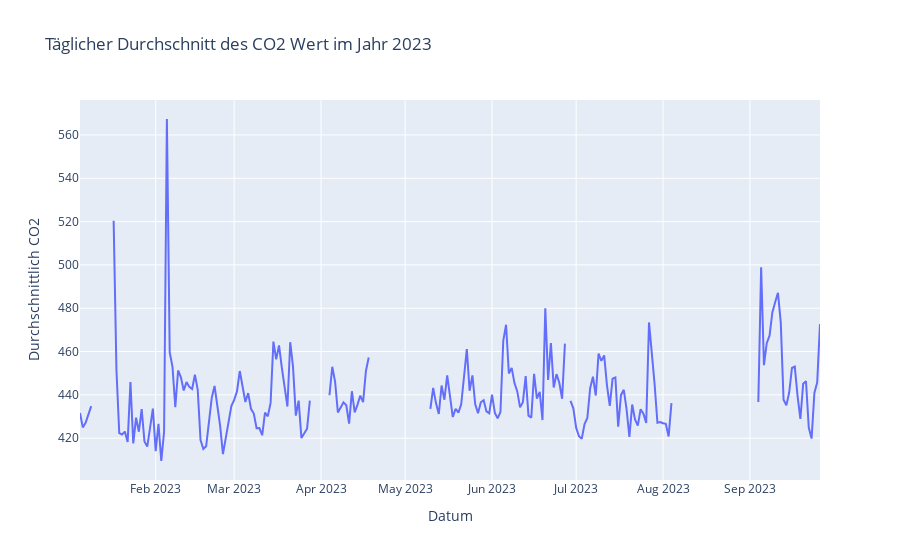

The code cell stored with this chart in its notebook:
### Code cell
fig = px.line(daily_avg_co2_2023, x='date_time', y='CO2', title='Täglicher Durchschnitt des CO2 Wert im Jahr 2023',
              labels={'date_time': 'Datum', 'CO2': 'Durchschnittlich CO2'})

fig.show()

### Figure 1 — Plotly figure (JSON) as saved in the notebook; plotly's stock layout.template omitted (floating-point values rounded to 4 significant figures; data arrays with more than 128 entries replaced by an {"elided": "..."} marker saying what was removed)
{"data": [{"hovertemplate": "Datum=%{x}<br>Durchschnittlich CO2=%{y}<extra></extra>", "legendgroup": "", "line": {"color": "#636efa", "dash": "solid"}, "marker": {"symbol": "circle"}, "mode": "lines", "name": "", "orientation": "v", "showlegend": false, "type": "scatter", "x": {"elided": "265 str values"}, "xaxis": "x", "y": {"elided": "265 float values"}, "yaxis": "y"}], "layout": {"legend": {"tracegroupgap": 0}, "title": {"text": "Täglicher Durchschnitt des CO2 Wert im Jahr 2023"}, "xaxis": {"anchor": "y", "domain": [0, 1], "title": {"text": "Datum"}}, "yaxis": {"anchor": "x", "domain": [0, 1], "title": {"text": "Durchschnittlich CO2"}}}}
